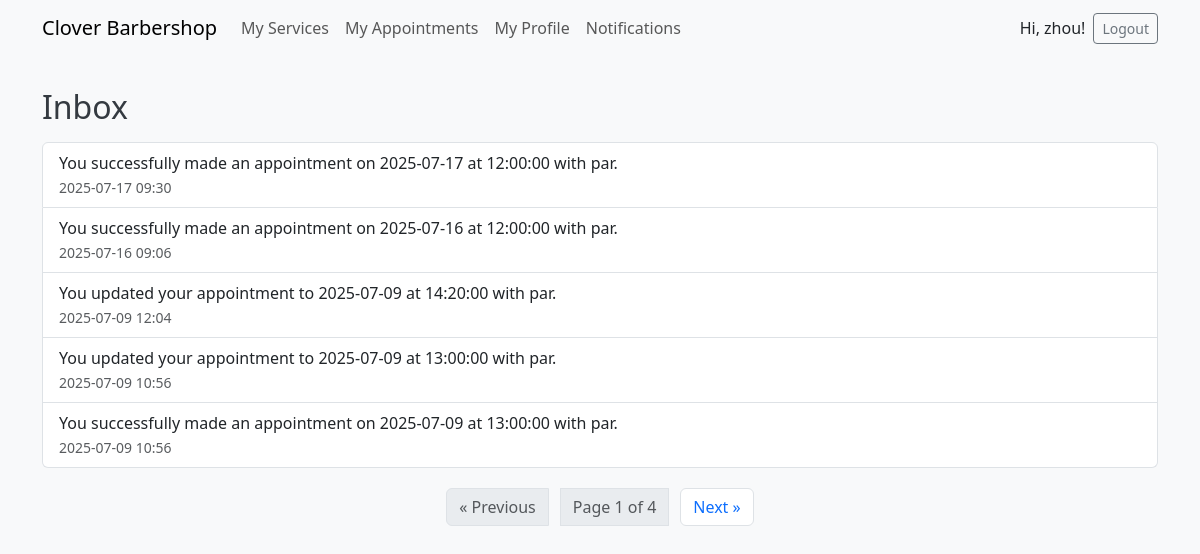
The app's page /notifications/ (signed in) with its own data.
### notifications/models.py (models this page shows, shortened)
class Notification(models.Model):
    recipient = models.ForeignKey(User, on_delete=models.CASCADE, related_name='notifications')
    message = models.TextField()
    created_at = models.DateTimeField(auto_now_add=True)
    is_read = models.BooleanField(default=False)
    class Meta:
        ordering = ['-created_at']  # 最新通知排在前面

### notifications/views.py (the view)
# urls.py: path('', views.notification_list, name='notification-list'),
@login_required
def notification_list(request):
    notification_qs = Notification.objects.filter(recipient=request.user).order_by('-created_at')
    paginator = Paginator(notification_qs, 5)
    page_number = request.GET.get('page')
    page_obj = paginator.get_page(page_number)
    return render(request, 'notifications/inbox.html', {
        'page_obj': page_obj,
    })

### notifications/context_processors.py (called while the page is built)
def unread_notification_count(request):
    if request.user.is_authenticated:
        count = Notification.objects.filter(recipient=request.user, is_read=False).count()
        return {'unread_notification_count': count}
    return {}

### templates/notifications/inbox.html (shortened to what this page needs)
{% extends 'base.html' %}
{% load widget_tweaks %}
{% block content %}
<h2>Inbox</h2>
{% if page_obj.object_list %}
  <ul class="list-group mb-3">
    {% for notification in page_obj.object_list %}
      <li class="list-group-item d-flex justify-content-between align-items-center
          {% if not notification.is_read %} fw-bold {% endif %}">
        <div>
          {{ notification.message }} <br>
          <small class="text-muted">{{ notification.created_at|date:"Y-m-d H:i" }}</small>
        </div>
      </li>
    {% endfor %}
  </ul>
  <nav aria-label="Notification pagination">
    <ul class="pagination justify-content-center">
      {% if page_obj.has_previous %}
        <li class="page-item">
          <a class="page-link" href="?page={{ page_obj.previous_page_number }}" aria-label="Previous">
            &laquo; Previous
          </a>
        </li>
      {% else %}
        <li class="page-item disabled">
          <span class="page-link">&laquo; Previous</span>
        </li>
      {% endif %}
      <li class="page-item disabled">
        <span class="page-link">
          Page {{ page_obj.number }} of {{ page_obj.paginator.num_pages }}
        </span>
      </li>
      {% if page_obj.has_next %}
        <li class="page-item">
          <a class="page-link" href="?page={{ page_obj.next_page_number }}" aria-label="Next">
            Next &raquo;
          </a>
        </li>
      {% else %}
        <li class="page-item disabled">
          <span class="page-link">Next &raquo;</span>
        </li>
      {% endif %}
    </ul>
  </nav>
{% else %}
  <p class="text-center text-muted">No notifications yet.</p>
{% endif %}
{% endblock %}

### templates/base.html (shortened to what this page needs)
<!DOCTYPE html>
<html lang="en">
<head>
    {% load widget_tweaks %}
    {% load static %}
    <link href="https://cdn.jsdelivr.net/npm/bootstrap@5.3.0/dist/css/bootstrap.min.css" rel="stylesheet">
    <link rel="stylesheet" href="{% static 'css/style.css' %}">
</head>
<body>
<nav class="navbar navbar-expand-lg navbar-light bg-light mb-4">
  <div class="container">
    <a class="navbar-brand" href="{% url 'home' %}">Clover Barbershop</a>
    <div class="collapse navbar-collapse" id="navbarNav">
      <ul class="navbar-nav me-auto mb-2 mb-lg-0">
        {% if user.is_authenticated %}
            {% if user.profile and user.profile.is_barber %}
                <li class="nav-item">
                  <a class="nav-link" href="{% url 'service-list' %}">My Services</a>
                </li>
            {% endif %}
            <li class="nav-item">
              <a class="nav-link" href="{% url 'appointment-list' %}">My Appointments</a>
            </li>
            <li class="nav-item">
              <a class="nav-link" href="{% url 'profile' %}">My Profile</a>
            </li>
            <li class="nav-item">
              <a class="nav-link position-relative" href="{% url 'notification-list' %}">
                Notifications
              </a>
            </li>
        {% endif %}
      </ul>
      <ul class="navbar-nav ms-auto">
        {% if user.is_authenticated %}
          <li class="nav-item d-flex align-items-center">
            <span class="me-2">Hi, {{ user.username }}!</span>
            <form action="{% url 'logout' %}" method="post" class="d-inline">
              <button type="submit" class="btn btn-outline-secondary btn-sm">Logout</button>
            </form>
          </li>
        {% endif %}
      </ul>
    </div>
  </div>
</nav>
<div class="container">
  {% block content %}
  {% endblock %}
</div>
</body>
</html>

### static/css/style.css (style rules this page uses)
body { background-color: #f8f9fa; font-family: 'Segoe UI', Tahoma, sans-serif; }
h1, h2, h3 { color: #343a40; margin-top: 1em; margin-bottom: 0.5em; }
.pagination { margin-top: 20px; display: flex; justify-content: center; gap: 12px; }
.pagination a { padding: 6px 12px; border: 1px solid #dee2e6; border-radius: 6px; text-decoration: none; color: #0d6efd; transition: all 0.2s ease; }

### records on screen
Notification: message "You successfully made an appointment on 2025-07-17 at 12:00:00 with par.", created_at "2025-07-17 09:30"
Notification: message "You successfully made an appointment on 2025-07-16 at 12:00:00 with par.", created_at "2025-07-16 09:06"
Notification: message "You updated your appointment to 2025-07-09 at 14:20:00 with par.", created_at "2025-07-09 12:04"
Notification: message "You updated your appointment to 2025-07-09 at 13:00:00 with par.", created_at "2025-07-09 10:56"
Notification: message "You successfully made an appointment on 2025-07-09 at 13:00:00 with par.", created_at "2025-07-09 10:56"

### other values on screen
{{ user.username }} "zhou"
{{ page_obj.number }} "1"
{{ page_obj.paginator.num_pages }} "4"
